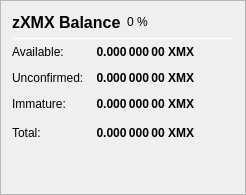
                   <widget class="QFrame" name="frame_ZerocoinBalances">
                    <property name="frameShape">
                     <enum>QFrame::StyledPanel</enum>
                    </property>
                    <property name="frameShadow">
                     <enum>QFrame::Raised</enum>
                    </property>
                    <layout class="QVBoxLayout" name="verticalLayout_7">
                     <item>
                      <layout class="QHBoxLayout" name="horizontalLayout_8" stretch="0,0,0">
                       <item>
                        <widget class="QLabel" name="label_5z_3">
                         <property name="minimumSize">
                          <size>
                           <width>0</width>
                           <height>20</height>
                          </size>
                         </property>
                         <property name="font">
                          <font>
                           <pointsize>12</pointsize>
                           <weight>75</weight>
                           <bold>true</bold>
                          </font>
                         </property>
                         <property name="text">
                          <string>zXMX Balance</string>
                         </property>
                        </widget>
                       </item>
                       <item>
                        <widget class="QLabel" name="labelzXMXPercent">
                         <property name="text">
                          <string notr="true">0 %</string>
                         </property>
                        </widget>
                       </item>
                       <item>
                        <spacer name="horizontalSpacer_11">
                         <property name="orientation">
                          <enum>Qt::Horizontal</enum>
                         </property>
                         <property name="sizeHint" stdset="0">
                          <size>
                           <width>40</width>
                           <height>20</height>
                          </size>
                         </property>
                        </spacer>
                       </item>
                      </layout>
                     </item>
                     <item>
                      <widget class="Line" name="line_ZerocoinBalance">
                       <property name="minimumSize">
                        <size>
                         <width>0</width>
                         <height>1</height>
                        </size>
                       </property>
                       <property name="maximumSize">
                        <size>
                         <width>16777215</width>
                         <height>1</height>
                        </size>
                       </property>
                       <property name="orientation">
                        <enum>Qt::Horizontal</enum>
                       </property>
                      </widget>
                     </item>
                     <item>
                      <layout class="QGridLayout" name="gridLayout_5">
                       <property name="spacing">
                        <number>12</number>
                       </property>
                       <item row="1" column="0">
                        <widget class="QLabel" name="labelzBalanceMatureText">
                         <property name="toolTip">
                          <string>Mature: more than 20 confirmation and more than 1 mint of the same denomination after it was minted.
These zXMX are spendable.</string>
                         </property>
                         <property name="text">
                          <string>Available:</string>
                         </property>
                        </widget>
                       </item>
                       <item row="1" column="1">
                        <widget class="QLabel" name="labelzBalanceMature">
                         <property name="font">
                          <font>
                           <weight>75</weight>
                           <bold>true</bold>
                          </font>
                         </property>
                         <property name="toolTip">
                          <string>Mature: more than 20 confirmation and more than 1 mint of the same denomination after it was minted.
These zXMX are spendable.</string>
                         </property>
                         <property name="text">
                          <string notr="true">0.000 000 00 XMX</string>
                         </property>
                         <property name="alignment">
                          <set>Qt::AlignRight|Qt::AlignTrailing|Qt::AlignVCenter</set>
                         </property>
                        </widget>
                       </item>
                       <item row="2" column="0">
                        <widget class="QLabel" name="labelzBalanceUnconfirmedText">
                         <property name="toolTip">
                          <string>Unconfirmed: less than 20 confirmations
Immature: confirmed, but less than 1 mint of the same denomination after it was minted</string>
                         </property>
                         <property name="text">
                          <string>Unconfirmed:</string>
                         </property>
                        </widget>
                       </item>
                       <item row="2" column="1">
                        <widget class="QLabel" name="labelzBalanceUnconfirmed">
                         <property name="font">
                          <font>
                           <weight>75</weight>
                           <bold>true</bold>
                          </font>
                         </property>
                         <property name="toolTip">
                          <string>Unconfirmed: less than 20 confirmations
Immature: confirmed, but less than 1 mint of the same denomination after it was minted</string>
                         </property>
                         <property name="text">
                          <string notr="true">0.000 000 00 XMX</string>
                         </property>
                         <property name="alignment">
                          <set>Qt::AlignRight|Qt::AlignTrailing|Qt::AlignVCenter</set>
                         </property>
                        </widget>
                       </item>
                       <item row="3" column="0">
                        <widget class="QLabel" name="labelzBalanceImmatureText">
                         <property name="toolTip">
                          <string>Unconfirmed: less than 20 confirmations
Immature: confirmed, but less than 1 mint of the same denomination after it was minted</string>
                         </property>
                         <property name="text">
                          <string>Immature:</string>
                         </property>
                        </widget>
                       </item>
                       <item row="3" column="1">
                        <widget class="QLabel" name="labelzBalanceImmature">
                         <property name="font">
                          <font>
                           <weight>75</weight>
                           <bold>true</bold>
                          </font>
                         </property>
                         <property name="toolTip">
                          <string>Unconfirmed: less than 20 confirmations
Immature: confirmed, but less than 1 mint of the same denomination after it was minted</string>
                         </property>
                         <property name="text">
                          <string notr="true">0.000 000 00 XMX</string>
                         </property>
                         <property name="alignment">
                          <set>Qt::AlignRight|Qt::AlignTrailing|Qt::AlignVCenter</set>
                         </property>
                        </widget>
                       </item>
                       <item row="4" column="0">
                        <widget class="QLabel" name="labelzBalanceText">
                         <property name="toolTip">
                          <string>Your current zXMX balance, unconfirmed and immature zXMX included.</string>
                         </property>
                         <property name="text">
                          <string>Total:</string>
                         </property>
                        </widget>
                       </item>
                       <item row="4" column="1">
                        <widget class="QLabel" name="labelzBalance">
                         <property name="font">
                          <font>
                           <weight>75</weight>
                           <bold>true</bold>
                          </font>
                         </property>
                         <property name="cursor">
                          <cursorShape>IBeamCursor</cursorShape>
                         </property>
                         <property name="toolTip">
                          <string>Your current zXMX balance, unconfirmed and immature zXMX included.</string>
                         </property>
                         <property name="text">
                          <string notr="true">0.000 000 00 XMX</string>
                         </property>
                         <property name="alignment">
                          <set>Qt::AlignRight|Qt::AlignTrailing|Qt::AlignVCenter</set>
                         </property>
                         <property name="textInteractionFlags">
                          <set>Qt::LinksAccessibleByMouse|Qt::TextSelectableByKeyboard|Qt::TextSelectableByMouse</set>
                         </property>
                        </widget>
                       </item>
                       <item row="4" column="2">
                        <spacer name="horizontalSpacer_4">
                         <property name="orientation">
                          <enum>Qt::Horizontal</enum>
                         </property>
                         <property name="sizeHint" stdset="0">
                          <size>
                           <width>40</width>
                           <height>20</height>
                          </size>
                         </property>
                        </spacer>
                       </item>
                      </layout>
                     </item>
                     <item>
                      <spacer name="verticalSpacer_4">
                       <property name="orientation">
                        <enum>Qt::Vertical</enum>
                       </property>
                       <property name="sizeHint" stdset="0">
                        <size>
                         <width>20</width>
                         <height>40</height>
                        </size>
                       </property>
                      </spacer>
                     </item>
                    </layout>
                   </widget>
